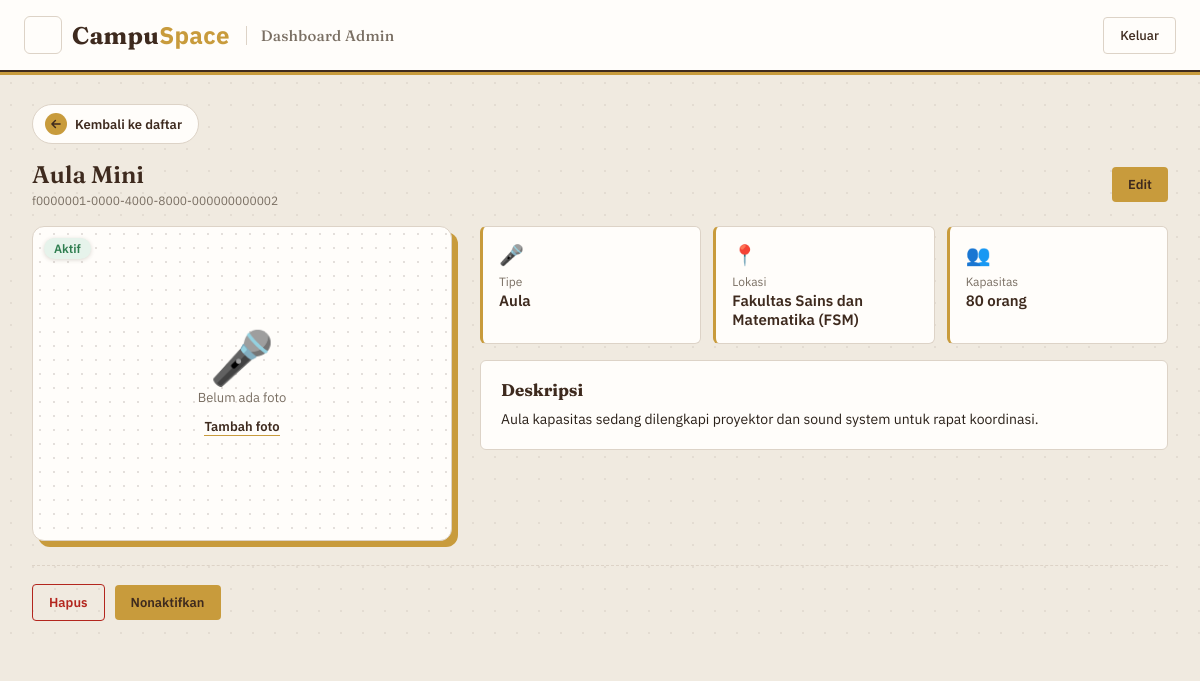
Page /views/admin/kelola_fasilitas_detail.php?id=f0000001-0000-4000-8000-000000000002 (signed in) on the committed database.
### tables this page shows
CREATE TABLE facilities (
    fac_id CHAR(36) PRIMARY KEY DEFAULT (UUID()),
    fac_name VARCHAR(30) NOT NULL,
    type ENUM('Ruang Kelas', 'Aula', 'Laboratorium', 'Alat', 'Lapangan') NOT NULL,
    location VARCHAR(255) NOT NULL,
    capacity INT NOT NULL,
    fac_desc VARCHAR(1000) NOT NULL,
    fac_photo VARCHAR(300) NULL,
    fac_status ENUM('Aktif', 'Dalam perbaikan', 'Nonaktif') NOT NULL DEFAULT 'Aktif'
);

### app/models/facility_model.php (called while the page is built, shortened)
<?php
function getFacilityById($conn, $id)
{
    $stmt = $conn->prepare("SELECT * FROM facilities WHERE fac_id = ?");
    $stmt->execute([$id]);
    $facility = $stmt->fetch(PDO::FETCH_ASSOC);
    return $facility ?: null;
}
function adaFoto($path)
{
    if (empty($path) || strpos($path, '..') !== false) {
        return false;
    }
    return is_file(__DIR__ . '/../../' . ltrim($path, '/'));
}

### views/admin/kelola_fasilitas_detail.php (the view, shortened to what this page needs)
<?php
require_once __DIR__ . "/../../app/models/facility_model.php";
$id = $_GET['id'] ?? '';
$facility = $id !== '' ? getFacilityById($conn, $id) : null;
$typeIcons = [
    'Ruang Kelas' => '🏫',
    'Aula' => '🎤',
    'Laboratorium'=> '🔬',
    'Alat' => '🔧',
    'Lapangan' => '⚽',
];
$adaFoto = adaFoto($facility['fac_photo'] ?? null);
$icon = $typeIcons[$facility['type']] ?? '🏢';
$statusSlug = strtolower(str_replace(' ', '-', $facility['fac_status']));
?>
<body id="admin_body">
    <div id="dashboard_header">
        <button id="header_logo" type="button" onclick="toggleSidebar()" aria-label="Buka atau tutup menu"><span></span><span></span><span></span></button>
        <span id="header_brand">Campu<em>Space</em></span>
        <span id="header_title">Dashboard Admin</span>
        <a href="../../app/controllers/logout_controller.php"><button id="logout_btn">Keluar</button></a>
    </div>
    <div id="dashboard_layout">
        <div id="main_content">
            <a id="back_link" href="kelola_fasilitas.php">Kembali ke daftar</a>
            <div id="content_top_bar">
                <h3><?= htmlspecialchars($facility['fac_name']) ?><br>
                    <span id="detail_id"><?= htmlspecialchars($facility['fac_id']) ?></span>
                </h3>
                <a href="kelola_fasilitas_baru.php?id=<?= urlencode($facility['fac_id']) ?>">
                    <button>Edit</button>
                </a>
            </div>
            <div id="detail_wrap">
                <div id="detail_photo">
                    <?php if ($adaFoto): ?>
                    <img class="foto_detail" src="<?= urlFoto($facility['fac_photo']) ?>"
                         alt="Foto <?= htmlspecialchars($facility['fac_name']) ?>">
                    <?php else: ?>
                    <div class="foto_kosong">
                        <span class="foto_kosong_icon"><?= $icon ?></span>
                        <span>Belum ada foto</span>
                        <a href="kelola_fasilitas_baru.php?id=<?= urlencode($facility['fac_id']) ?>">Tambah foto</a>
                    </div>
                    <?php endif; ?>
                    <span class="status_badge status_<?= $statusSlug ?> detail_status"><?= htmlspecialchars($facility['fac_status']) ?></span>
                </div>
                <div id="detail_info">
                    <div class="spec_grid">
                        <div class="spec_item">
                            <span class="spec_icon"><?= $icon ?></span>
                            <span class="spec_label">Tipe</span>
                            <span class="spec_value"><?= htmlspecialchars($facility['type']) ?></span>
                        </div>
                        <div class="spec_item">
                            <span class="spec_icon">📍</span>
                            <span class="spec_label">Lokasi</span>
                            <span class="spec_value"><?= htmlspecialchars($facility['location']) ?></span>
                        </div>
                        <div class="spec_item">
                            <span class="spec_icon">👥</span>
                            <span class="spec_label">Kapasitas</span>
                            <span class="spec_value"><?= htmlspecialchars($facility['capacity']) ?> orang</span>
                        </div>
                    </div>
                    <div class="desc_box">
                        <h4>Deskripsi</h4>
                        <p><?= nl2br(htmlspecialchars($facility['fac_desc'])) ?></p>
                    </div>
                </div>
            </div>
            <div class="detail_actions">
            <form id="delete_form" method="post" action="../../app/controllers/admin_facility_controller.php"
                  onsubmit="return confirm('Yakin mau hapus fasilitas ini? Data akan hilang permanen.');">
                <button id="delete_btn" type="submit">Hapus</button>
            </form>
            <?php if ($facility['fac_status'] === 'Nonaktif'): ?>
            <form method="post" action="../../app/controllers/admin_facility_controller.php">
                <input type="hidden" name="action" value="activate">
                <input type="hidden" name="fac_id" value="<?= htmlspecialchars($facility['fac_id']) ?>">
                <button type="submit">Aktifkan Kembali</button>
            </form>
            <?php else: ?>
            <form method="post" action="../../app/controllers/admin_facility_controller.php"
                  onsubmit="return confirm('Yakin mau nonaktifkan fasilitas ini? Fasilitas tidak akan bisa direservasi selama nonaktif.');">
                <button type="submit">Nonaktifkan</button>
            </form>
            <?php endif; ?>
            </div>
        </div>
    </div>
</body>
<link rel="stylesheet" href="../../public/css/admin/admin_style.css?v=<?= filemtime(__DIR__ . '/../../public/css/admin/admin_style.css') ?>">

### rows in the picture
facilities: fac_name "Aula Mini", fac_id "f0000001-0000-4000-8000-000000000002", type "🎤", fac_status "Aktif", type "Aula", location "Fakultas Sains dan Matematika (FSM)", capacity "80", fac_desc "Aula kapasitas sedang dilengkapi proyektor dan sound system untuk rapat koordinasi."
